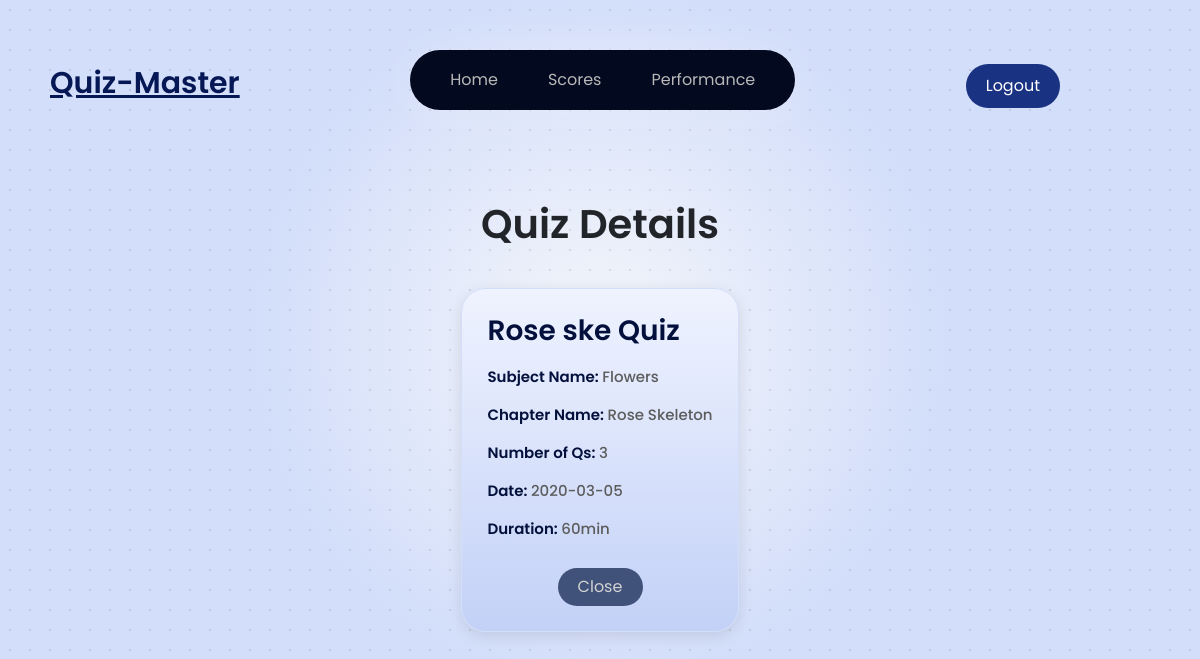
The page /student/view_quiz_details/7 on the database as committed earlier.
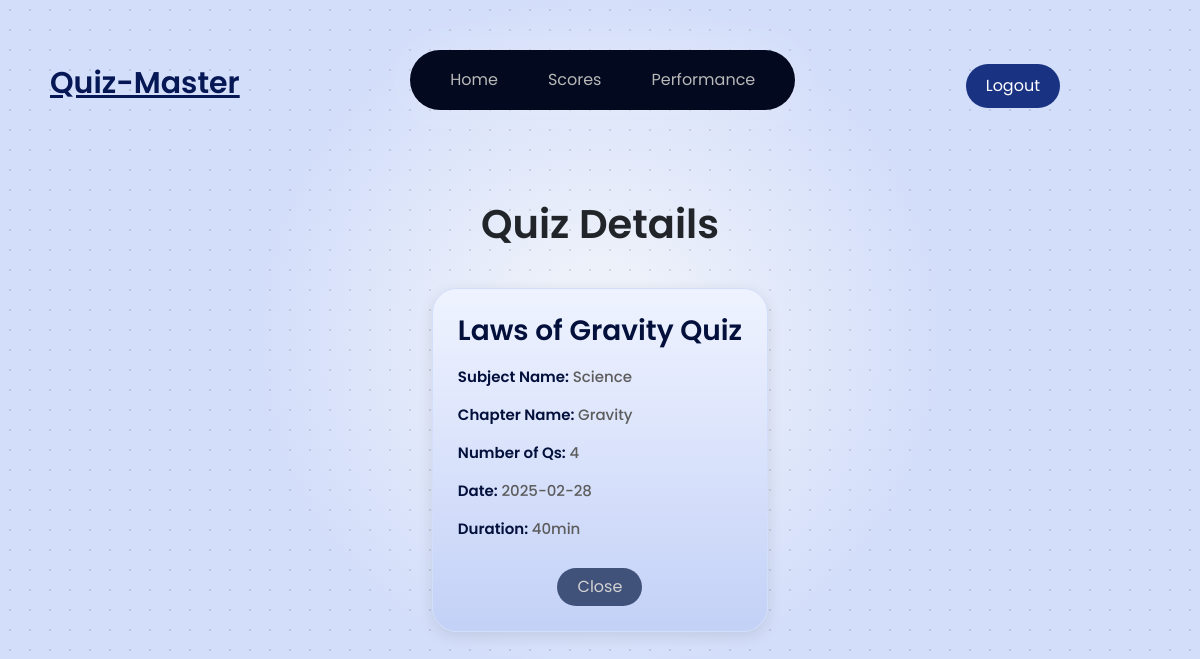
The same page on the database as committed later.
### models/models.py (models this page shows, shortened)
class Quiz(db.Model):
    __tablename__ = 'quizzes'
    id = db.Column(db.Integer, primary_key=True)
    subject_id = db.Column(db.Integer, db.ForeignKey('subjects.id'), nullable=False)
    chapter_id = db.Column(db.Integer, db.ForeignKey('chapters.id'), nullable=False)
    date_of_quiz = db.Column(db.Date, nullable=False)
    time_duration = db.Column(db.Integer, nullable=False)
    remarks = db.Column(db.Text, nullable=True)

class Subjects(db.Model):
    __tablename__ = 'subjects'
    id = db.Column(db.Integer, primary_key=True)
    name = db.Column(db.String(100), unique=True, nullable=False)
    description = db.Column(db.Text, nullable=True)

class Chapter(db.Model):
    __tablename__ = 'chapters'
    id = db.Column(db.Integer, primary_key=True)
    subject_id = db.Column(db.Integer, db.ForeignKey('subjects.id'), nullable=False)
    name = db.Column(db.String(100), nullable=False)
    description = db.Column(db.Text, nullable=True)

### app.py (the view)
@app.route('/student/view_quiz_details/<int:quiz_id>')
def get_quiz_details(quiz_id):
    quiz = Quiz.query.get(quiz_id)
    quiz_questions_numbers = Question.query.filter_by(qz_id=quiz_id).count()
    subject_name = Subjects.query.get(quiz.subject_id).name
    chapter_name = Chapter.query.get(quiz.chapter_id).name
    return render_template('quiz_details_student.html', quiz = quiz,quiz_questions_numbers=quiz_questions_numbers, subject_name= subject_name, chapter_name = chapter_name)

### templates/quiz_details_student.html (shortened to what this page needs)
<!DOCTYPE html>
<html lang="en">
<head>
    <link rel="stylesheet" href="{{ url_for('static', filename='styles.css') }}">
</head>
<body class="page_look font_family_poppins">
    {% include 'navbar_sd.html' %}
    <h1 style="text-align: center; font-weight: 600; margin-top: 80px;">Quiz Details</h1>
    <div class="sd-container">
        <div style="text-align: left;">
            <h2 class="sd-subtitle"><span style="font-size: 28px;"> {{quiz.remarks}} Quiz</span>  </h2>
        </div>
        <div style="text-align: left;">
        <h2 class="sd-subtitle">Subject Name: <span class="highlight"> {{subject_name}}</span></h2>
        <h2 class="sd-subtitle">Chapter Name: <span class="highlight">{{chapter_name}} </span></h2>
        <h2 class="sd-subtitle">Number of Qs: <span class="highlight">{{quiz_questions_numbers}} </span></h2>
        <h2 class="sd-subtitle">Date: <span class="highlight">{{quiz.date_of_quiz}} </span></h2>
        <h2 class="sd-subtitle">Duration: <span class="highlight">{{quiz.time_duration}}min</span> </h2>
        </div>
        <a href="/student">
            <button type="button" style="padding: 7px; width: 85px; background-color: rgb(64, 81, 122); color: rgb(211, 211, 211); border: none; border-radius: 35px; cursor: pointer;margin-top: 10px;" >
                Close </button>
        </a>
    </div>
</body>
</html>

Rows that differ between the two databases and show on the page:
removed Subjects: name "Flowers"
no longer on this page (row edited): Chapter: name "Rose Skeleton"
changed Quiz: remarks "Rose ske" → "Laws of Gravity"; date_of_quiz "2020-03-05" → "2025-02-28"; time_duration "60" → "40"
added Subjects: name "Science"
now on this page (row edited): Chapter: name "Gravity"
Other text that changed with them:
{{ quiz_questions_numbers }}: "3" → "4"
